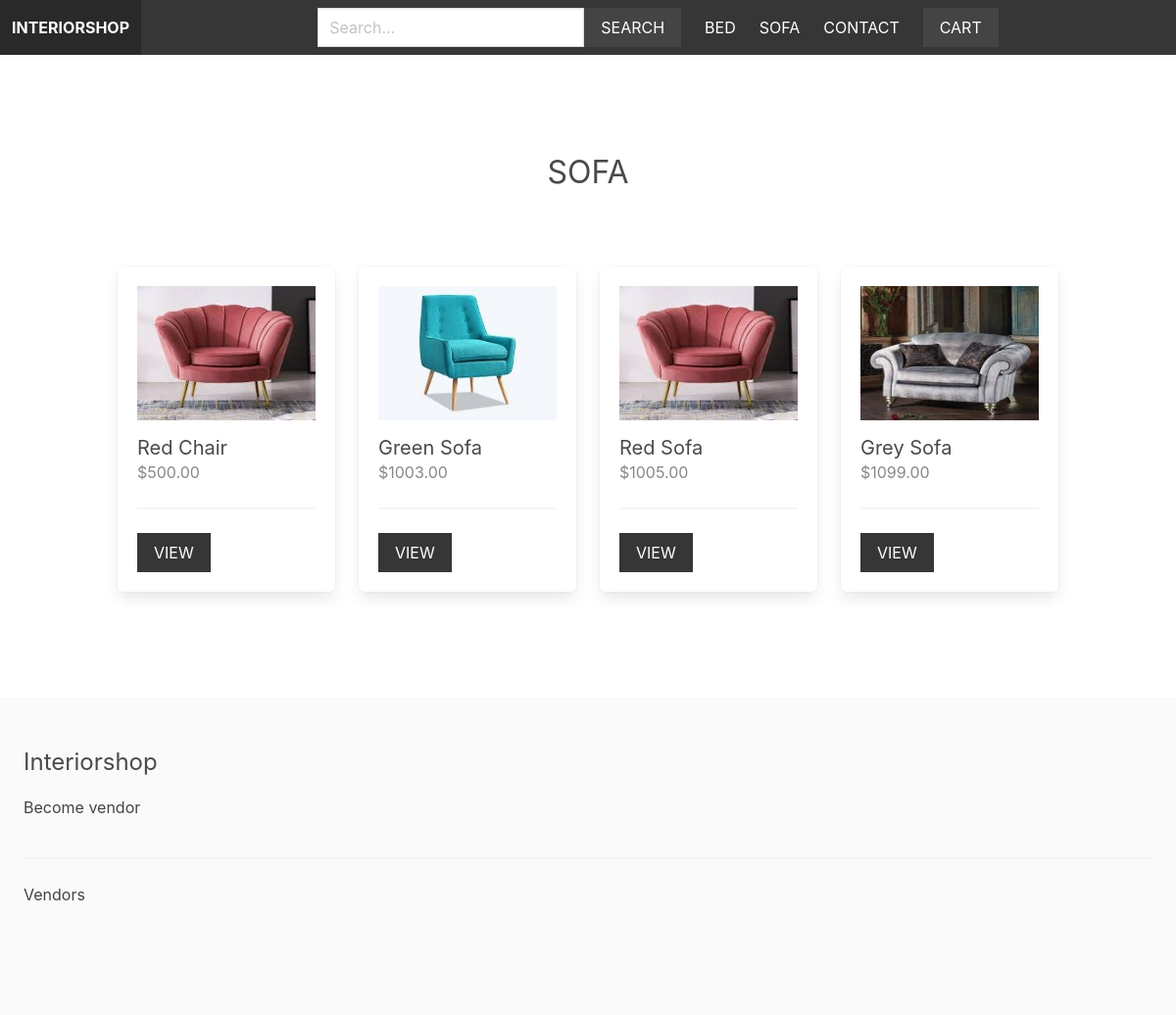
Screenshot of /sofa/ with the database file from the repository.
### apps/product/models.py (models this page shows, shortened)
class Category(models.Model):
    title = models.CharField(max_length=255)
    slug = models.SlugField(max_length=255)
    ordering = models.IntegerField(default=0)
    class Meta:
        ordering = ['ordering']

class Product(models.Model):
    category = models.ForeignKey(Category, related_name='products', on_delete=models.CASCADE)
    vendor = models.ForeignKey(Vendor, related_name='products', on_delete=models.CASCADE)
    title = models.CharField(max_length=255)
    slug = models.SlugField(max_length=255)
    description = models.TextField(blank=True, null=True)
    price = models.DecimalField(max_digits=6, decimal_places=2)
    date_added = models.DateTimeField(auto_now_add=True)
    image = models.ImageField(upload_to='uploads/', blank=True, null=True)
    thumbnail = models.ImageField(upload_to='uploads/', blank=True, null=True)
    class Meta:
        ordering = ['-date_added']
    def get_thumbnail(self):
        if self.thumbnail:
            return self.thumbnail.url

### apps/product/views.py (the view)
# urls.py: path('<slug:category_slug>/', views.category, name='category')
def category(request, category_slug):
    category = get_object_or_404(Category, slug=category_slug)
    return render(request, 'product/category.html', {'category': category})

### apps/cart/cart.py (called while the page is built)
    def __len__(self):
        return sum(item['quantity'] for item in self.cart.values())

### apps/cart/context_processors.py (called while the page is built)
def cart(request):
    return { 'cart': Cart(request)}

### apps/product/context_processor.py (called while the page is built)
def menu_categories(request):
    categories = Category.objects.all()
    return {'menu_categories': categories}

### apps/product/templates/product/category.html (shortened to what this page needs)
{% extends 'core/base.html' %}
{% block content %}
    <div class="columns is-multiline mb-6">
        <div class="column is-12 has-text-centered mt-6 mb-6">
            <h2 class="is-size-3">{{ category.title }}</h2>
        </div>
        {% for product in category.products.all %}
            {% include 'product/parts/list_item.html' %}
        {% endfor %}
    </div>
{% endblock %}

### apps/core/templates/core/base.html (shortened to what this page needs)
{% load static %}
<!DOCTYPE html>
<html>
    <head>
        <link rel="stylesheet" href="https://cdn.jsdelivr.net/npm/bulma@0.9.4/css/bulma-rtl.min.css">
        <link rel = "stylesheet" href = "{% static 'styles/main.css'%}">
    </head>
    <body>
        <nav class="navbar is-dark">
            <div class="navbar-brand">
                <a href="/" class="navbar-item"><strong>Interiorshop</strong></a>
            </div>
            <div class="navbar-menu" id="main-navbar">
                <div class="navbar-start">
                    <div class="navbar-item">
                        <form method="get" action="{% url 'search' %}">
                            <div class="field has-addons">
                                <div class="control">
                                    <input type="text" class="input" placeholder="Search..." name="query">
                                </div>
                                <div class="control">
                                    <button class="button is-dark is-uppercase">Search</button>
                                </div>
                            </div>
                        </form>
                    </div>
                </div>
                <div class="navbar-end">
                    {% for category in menu_categories %}
                        <a href="{% url 'category' category.slug %}" class="navbar-item">{{ category.title }}</a>
                    {% endfor %}
                    <a href = "{% url 'contact' %}" class = "navbar-item">CONTACT</a>
                    <div class = "navbar-item">
                        <a href = "{% url 'cart' %}" class = "button is-dark">Cart{% if cart %}({{ cart | length}}){% endif %}</a>
                    </div>
                </div>
            </div>
        </nav>
        <section class = "section">
            <div class = "container">
                {% block content%}
                {% endblock %}
            </div>
        </section>
        <footer class="footer">
            <h3 class="is-size-4 mb-4">Interiorshop</h3>
            {% if request.user.is_authenticated %}
                <a href="{% url 'vendor_admin' %}">Vendor Admin</a>
            {% else %}
                <a href="{% url 'become_vendor' %}">Become vendor</a>
            {% endif %}
            <hr>
            <a href = "{% url 'vendors' %}">Vendors</a>
        </footer>
    </body>
</html>

### apps/product/templates/product/parts/list_item.html
<div class="column is-3 product-list-item">
    <div class="box">
        <figure class="image is-4by3 mb-4">
            <img src="{{ product.get_thumbnail }}">
        </figure>
        <h2 class="subtitle">{{ product.title }}</h2>
        <h3 class="price is-size-6 mb-5">${{ product.price }}</h3>
        <hr>
        <a href="{% url 'product' product.category.slug product.slug %}" class="button is-dark is-uppercase">View</a>
    </div>
</div>

### static/styles/main.css (style rules this page uses)
.navbar { text-transform: uppercase; }
.navbar .is-dark { background: #444; }
.footer a { margin-bottom: 15px; display: inline-block; color: #444; }
.input, .button { border-radius: 0; }
.product-list-item .box .subtitle { margin-bottom: 0; }
.product-list-item .box .price { color: #888; }

### rows the page displays
Category: title "BED"
Category: title "SOFA"
Product: get_thumbnail (picture), title "Red Chair", price "500.00"
Product: get_thumbnail (picture), title "Green Sofa", price "1003.00"
Product: get_thumbnail (picture), title "Red Sofa", price "1005.00"
Product: get_thumbnail (picture), title "Grey Sofa", price "1099.00"
